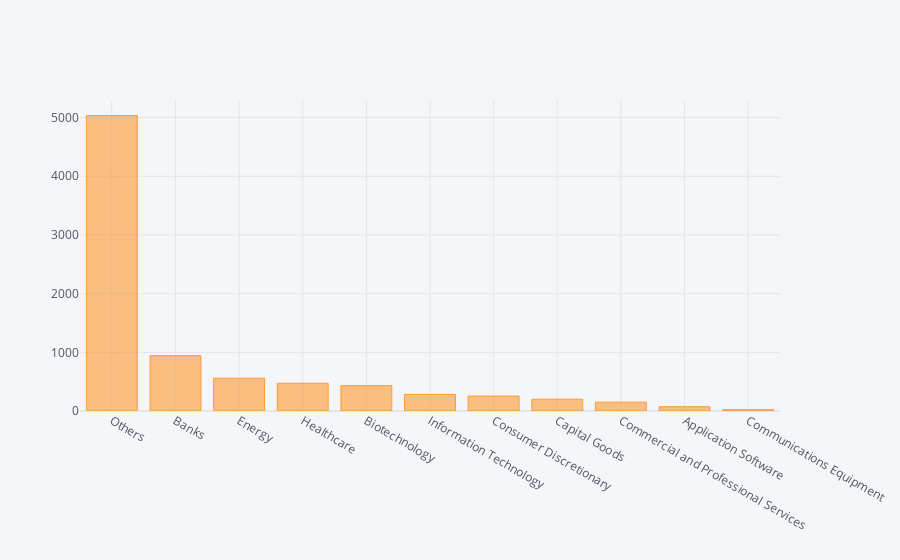

Notebook cell for this chart:
### Code cell
final_test_df['Industry Classification'].value_counts().iplot(kind='bar')

### Figure 1 — Plotly figure (JSON) as saved in the notebook; plotly's stock layout.template omitted (floating-point values rounded to 4 significant figures)
{"data": [{"marker": {"color": "rgba(255, 153, 51, 0.6)", "line": {"color": "rgba(255, 153, 51, 1.0)", "width": 1}}, "name": "Industry Classification", "orientation": "v", "text": "", "type": "bar", "x": ["Others", "Banks", "Energy", "Healthcare", "Biotechnology", "Information Technology", "Consumer Discretionary", "Capital Goods", "Commercial and Professional Services", "Application Software", "Communications Equipment"], "y": [5035, 943, 559, 472, 432, 282, 255, 201, 151, 73, 22]}], "layout": {"legend": {"bgcolor": "#F5F6F9", "font": {"color": "#4D5663"}}, "paper_bgcolor": "#F5F6F9", "plot_bgcolor": "#F5F6F9", "title": {"font": {"color": "#4D5663"}}, "xaxis": {"gridcolor": "#E1E5ED", "showgrid": true, "tickfont": {"color": "#4D5663"}, "title": {"font": {"color": "#4D5663"}, "text": ""}, "zerolinecolor": "#E1E5ED"}, "yaxis": {"gridcolor": "#E1E5ED", "showgrid": true, "tickfont": {"color": "#4D5663"}, "title": {"font": {"color": "#4D5663"}, "text": ""}, "zerolinecolor": "#E1E5ED"}}}
